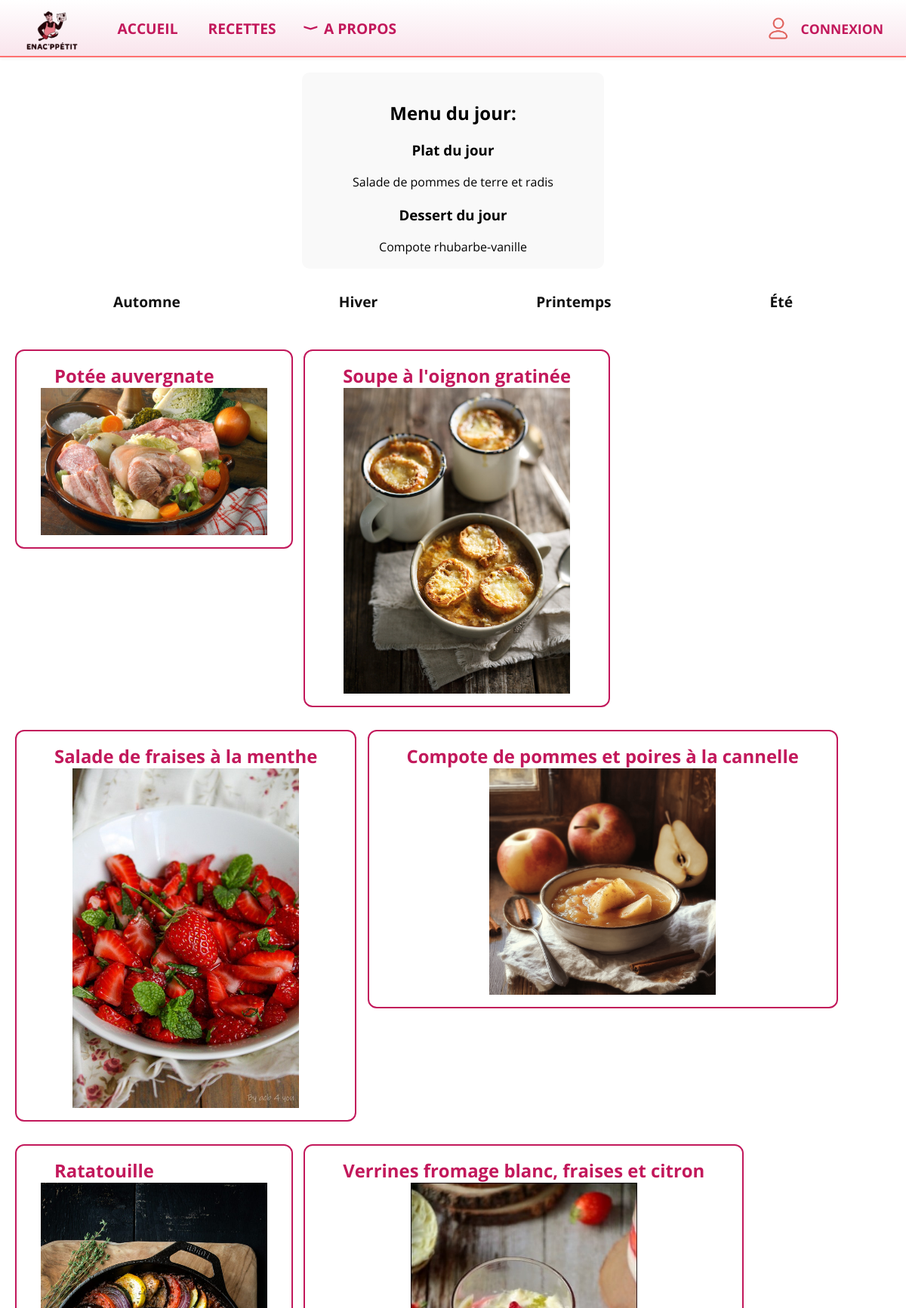
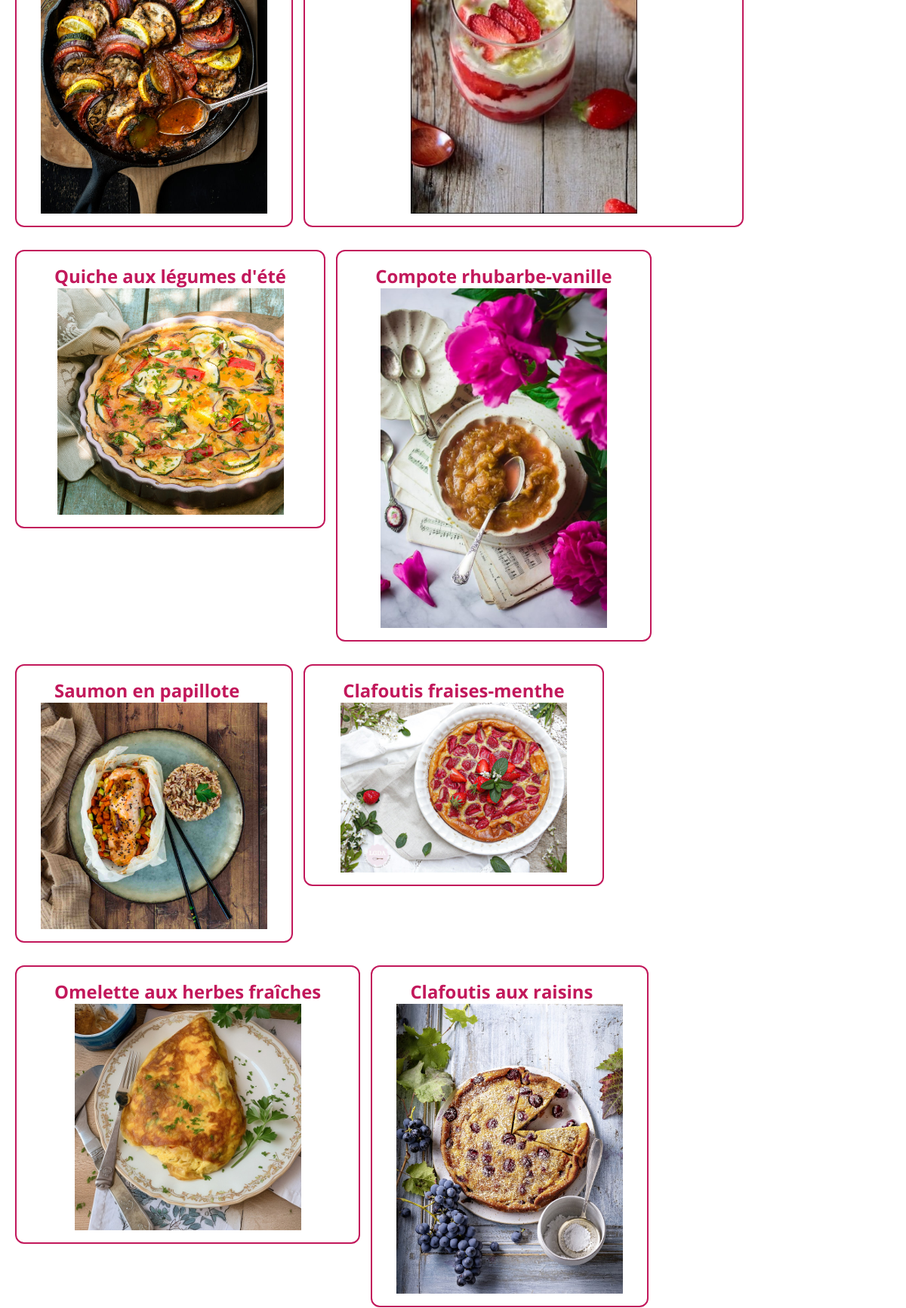
/recettes (upper part), run on the app's committed database (2 pictures, top to bottom).
### tables this page shows
CREATE TABLE Recette (
    Recette_id INTEGER PRIMARY KEY,
    Title TEXT,
    Preptime INTEGER,
    Cooktime INTEGER,
    Category TEXT,
    Saison TEXT,
    Description TEXT,
    Servings INTEGER,
    Image TEXT
);

### app.py (the view)
@app.route('/recettes')
def recettes():
    conn = sqlite3.connect('BDD.db')
    conn.row_factory = sqlite3.Row
    recipes = conn.execute("SELECT * FROM Recette").fetchall()
    plats = [r for r in recipes if r['Category'].lower() == 'plat']
    desserts = [r for r in recipes if r['Category'].lower() == 'dessert']
    today = datetime.date.today().isoformat()
    random.seed(today + "plat")
    plat_du_jour = random.choice(plats) if plats else None
    random.seed(today + "dessert")
    dessert_du_jour = random.choice(desserts) if desserts else None
    conn.close()
    return render_template(
        'recettes.html',
        recipes=recipes,
        plat_du_jour=plat_du_jour,
        dessert_du_jour=dessert_du_jour
    )

### templates/recettes.html
{% extends "base.html" %}
{% block content %}
    <div class="du-jour-block encadre-jaune" style="max-width:400px; margin: 0 auto 30px auto; background:#f8f8f8; border-radius:10px; padding:18px; text-align:center;">
    <h2>Menu du jour:</h2>
    <h3>Plat du jour</h3>
    {% if plat_du_jour %}
        <div class="titre-du-jour">
            <a href="{{ url_for('recette', recette_id=plat_du_jour['Recette_id']) }}" class="lien-recette-nom">
                {{ plat_du_jour['Title'] }}
            </a>
        </div>
    {% else %}
        <p>Aucun plat disponible.</p>
    {% endif %}
    <h3 style="margin-top: 20px;">Dessert du jour</h3>
    {% if dessert_du_jour %}
        <div class="titre-du-jour">
            <a href="{{ url_for('recette', recette_id=dessert_du_jour['Recette_id']) }}" class="lien-recette-nom">
                {{ dessert_du_jour['Title'] }}
            </a>
        </div>
    {% else %}
        <p>Aucun dessert disponible.</p>
    {% endif %}
</div>
    <div class="saisons-links">
        <a href="{{ url_for('automne') }}">Automne</a>
        <a href="{{ url_for('hiver') }}">Hiver</a>
        <a href="{{ url_for('printemps') }}">Printemps</a>
        <a href="{{ url_for('ete') }}">Été</a>
    </div>
    {% set noms_vus = [] %}
    {% for recette in recipes %}
        {% if recette['title'] not in noms_vus %}
            <div class="encadre-nom-recette">
                <a href="{{ url_for('recette', recette_id=recette['Recette_id']) }}" class="lien-recettes">
                    {{ recette['title'] }}
                </a>
                {% if recette['image'] %}
                    <div class="photo-recette">
                        <img src="{{ url_for('static', filename=recette['image']) }}" alt="Image de {{ recette['title'] }}" style="width: 300px; height: auto; display: block; margin: 0 auto;">
                    </div>
                {% endif %}
            </div>
            {% set _ = noms_vus.append(recette['title']) %}
        {% endif %}
    {% endfor %}
{% endblock %}

### static/style.css (style rules this page uses)
body { overflow-x: hidden; background: #fff; margin: 0; padding: 0; font-family: 'Open Sans', Arial, sans-serif; }
html { box-sizing: border-box; width: 100vw; overflow-x: hidden; }
*, *::before, *::after { box-sizing: inherit; }
.saisons-links { display: flex; justify-content: space-between; width: 100%; max-width: 900px; margin: 30px auto; }
.saisons-links a { font-weight: bold; color: #111; text-decoration: none; font-size: 1.2em; }
.lien-recettes, .lien-apropos { color:#c2185b !important; font-weight: bold; font-size: 1.15em; text-decoration: none !important; background: #fff; padding: 6px 18px; border-radius: 8px; transition: background 0.2s; }
.encadre-nom-recette { background: #fff; border: 2px solid #c2185b; border-radius: 12px; padding: 16px 32px; font-size: 1.3em; font-weight: bold; display: inline-block; margin: 20px 10px 10px 0; }
.du-jour-block a, .du-jour-block a:visited { color: inherit; text-decoration: none; }
.encadre-jaune { background: #f9f9f9 !important; border-radius: 10px; padding: 18px; }

### data on the page
Recette: Title "Salade de pommes de terre et radis"
Recette: Title "Compote rhubarbe-vanille", title "Compote rhubarbe-vanille", Image+Title (picture)
Recette: title "Potée auvergnate", Image+Title (picture)
Recette: title "Soupe à l'oignon gratinée", Image+Title (picture)
Recette: title "Salade de fraises à la menthe", Image+Title (picture)
Recette: title "Compote de pommes et poires à la cannelle", Image+Title (picture)
Recette: title "Ratatouille", Image+Title (picture)
Recette: title "Verrines fromage blanc, fraises et citron", Image+Title (picture)
Recette: title "Quiche aux légumes d'été", Image+Title (picture)
Recette: title "Saumon en papillote", Image+Title (picture)
Recette: title "Clafoutis fraises-menthe", Image+Title (picture)
Recette: title "Omelette aux herbes fraîches", Image+Title (picture)
Recette: title "Clafoutis aux raisins", Image+Title (picture)
